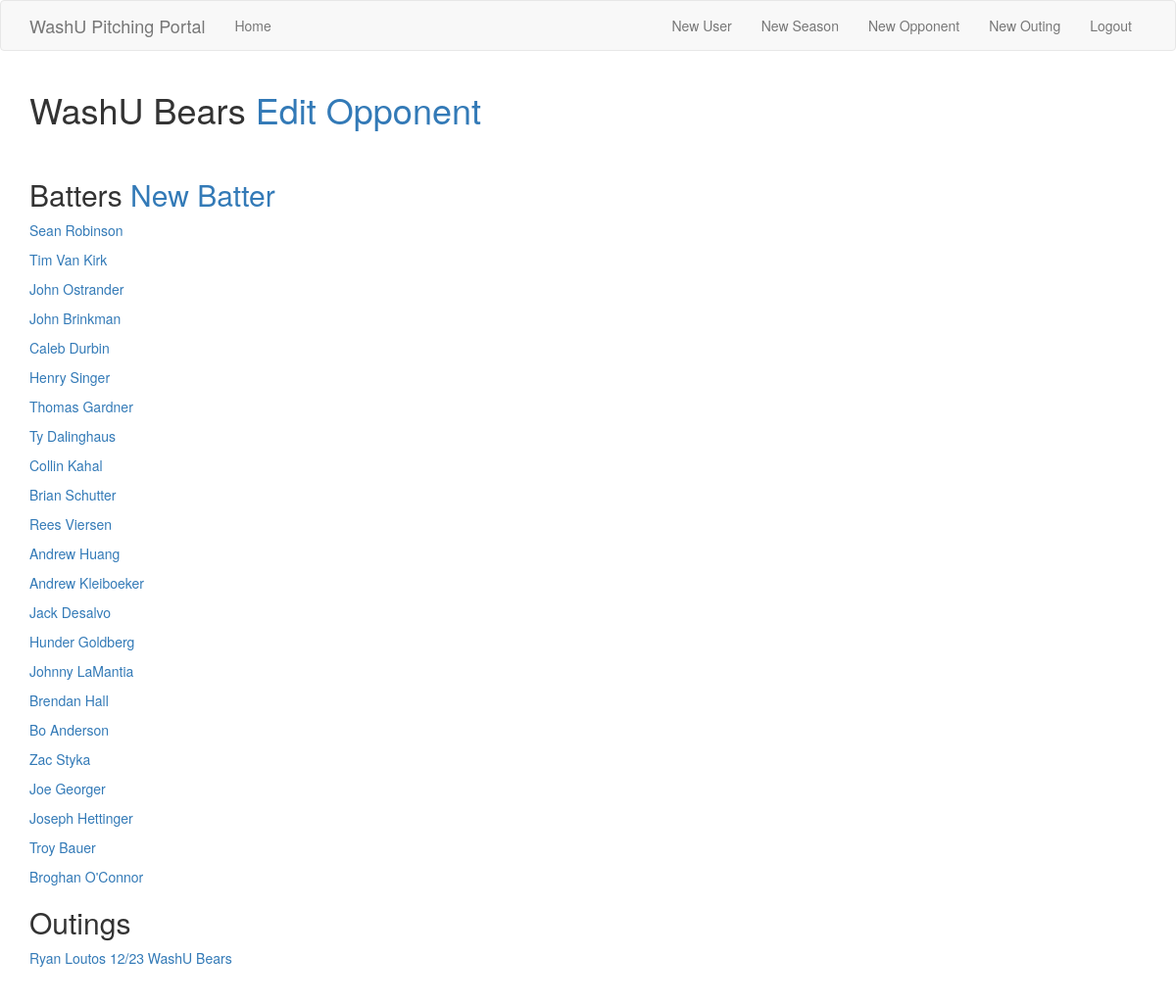
Page /opponent/1 (signed in) on the earlier database version.
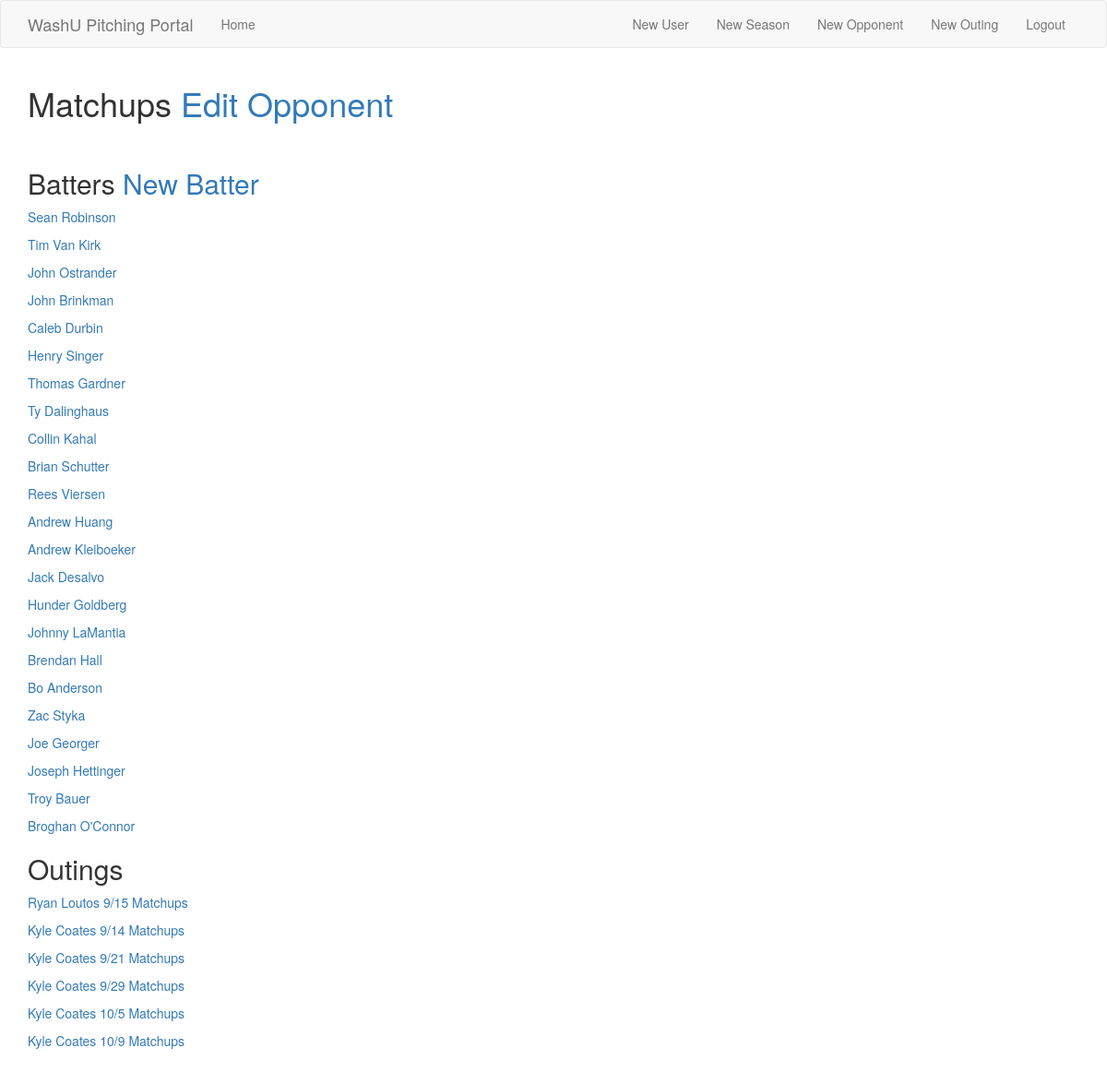
Same page on the later database version.
### app/models.py (models this page shows, shortened)
class Opponent(db.Model):
    id = db.Column(db.Integer, primary_key=True)
    name = db.Column(db.String(64), index=True)
    outings = db.relationship('Outing', backref='opponent', lazy='dynamic')
    batters = db.relationship('Batter', backref='opponent', lazy='dynamic')
    def __repr__(self):
        return self.name

class Batter(db.Model):
    id = db.Column(db.Integer, primary_key=True)
    name = db.Column(db.String(64), index=True)
    short_name = db.Column(db.String(8), index=True)
    bats = db.Column(db.String(8), index=True)
    grad_year = db.Column(db.String(8), index=True)
    opponent_id = db.Column(db.Integer, db.ForeignKey('opponent.id'), index=True)
    at_bats = db.relationship('AtBat', backref='batter', lazy='dynamic')

class Outing(db.Model):
    id = db.Column(db.Integer, primary_key=True)
    date = db.Column(db.Date, index=True)
    opponent_id = db.Column(db.Integer,
                            db.ForeignKey('opponent.id'),
                            index=True)
    user_id = db.Column(db.Integer, db.ForeignKey('user.id'), index=True)
    season_id = db.Column(db.Integer, db.ForeignKey('season.id'), index=True)
    at_bats = db.relationship('AtBat', backref='outing', lazy='dynamic')
    def __repr__(self):
        year = self.date.year
        month = self.date.month
        day = self.date.day
        pitcher = User.query.filter_by(id=self.user_id).first()
        return f'{pitcher} {month}/{day} {self.opponent}'

class User(UserMixin, db.Model):
    id = db.Column(db.Integer, primary_key=True)
    admin = db.Column(db.Boolean, index=True)
    username = db.Column(db.String(64), index=True, unique=True)
    email = db.Column(db.String(120), index=True, unique=True)
    password_hash = db.Column(db.String(128))
    firstname = db.Column(db.String(64))
    lastname = db.Column(db.String(64))
    grad_year = db.Column(db.String(8), index=True)
    throws = db.Column(db.String(8), index=True)
    outings = db.relationship('Outing', backref='pitcher', lazy='dynamic')
    def __repr__(self):
        return f'{self.firstname} {self.lastname}'

### app/routes.py (the view)
@app.route('/opponent/<id>', methods=['GET', 'POST'])
@login_required
def opponent(id):
    opponent = Opponent.query.filter_by(id=id).first()
    if not opponent:
        flash("URL does not exist")
        return redirect(url_for('index'))
    return render_template('opponent/opponent.html',
                           title=opponent,
                           opponent=opponent)

### app/models.py (called while the page is built)
@login.user_loader
def load_user(id):
    return User.query.get(int(id))

### app/templates/opponent/opponent.html
{% extends "base.html" %}
{% block app_content %}
    <h1>
        {{ opponent }}
        <a href="{{ url_for('edit_opponent', id=opponent.id) }}">Edit Opponent</a>
    </h1>
    <br>
    <h2>
        Batters
        <a href="{{ url_for('new_batter', opponent_id=opponent.id) }}">New Batter</a>
    </h2>
    <div>
        {% for b in opponent.batters %}
        <p>
            <a href="{{ url_for('batter', id=b.id) }}">{{ b.name }}</a>
        </p>
        {% endfor %}
    </div>
    <h2>Outings</h2>
    <div>
        {% for o in opponent.outings %}
        <p>
            <a href="#">{{ o }}</a>
        </p>
        {% endfor %}
    </div>
{% endblock %}

Differences in the rows shown:
changed Opponent: name "WashU Bears" → "Matchups"
changed Outing: date+user "Ryan Loutos 12/23 WashU Bears" → "Ryan Loutos 9/15 Matchups"
added Outing: date+user "Kyle Coates 9/14 Matchups"
added Outing: date+user "Kyle Coates 9/21 Matchups"
added Outing: date+user "Kyle Coates 9/29 Matchups"
added Outing: date+user "Kyle Coates 10/5 Matchups"
added Outing: date+user "Kyle Coates 10/9 Matchups"
